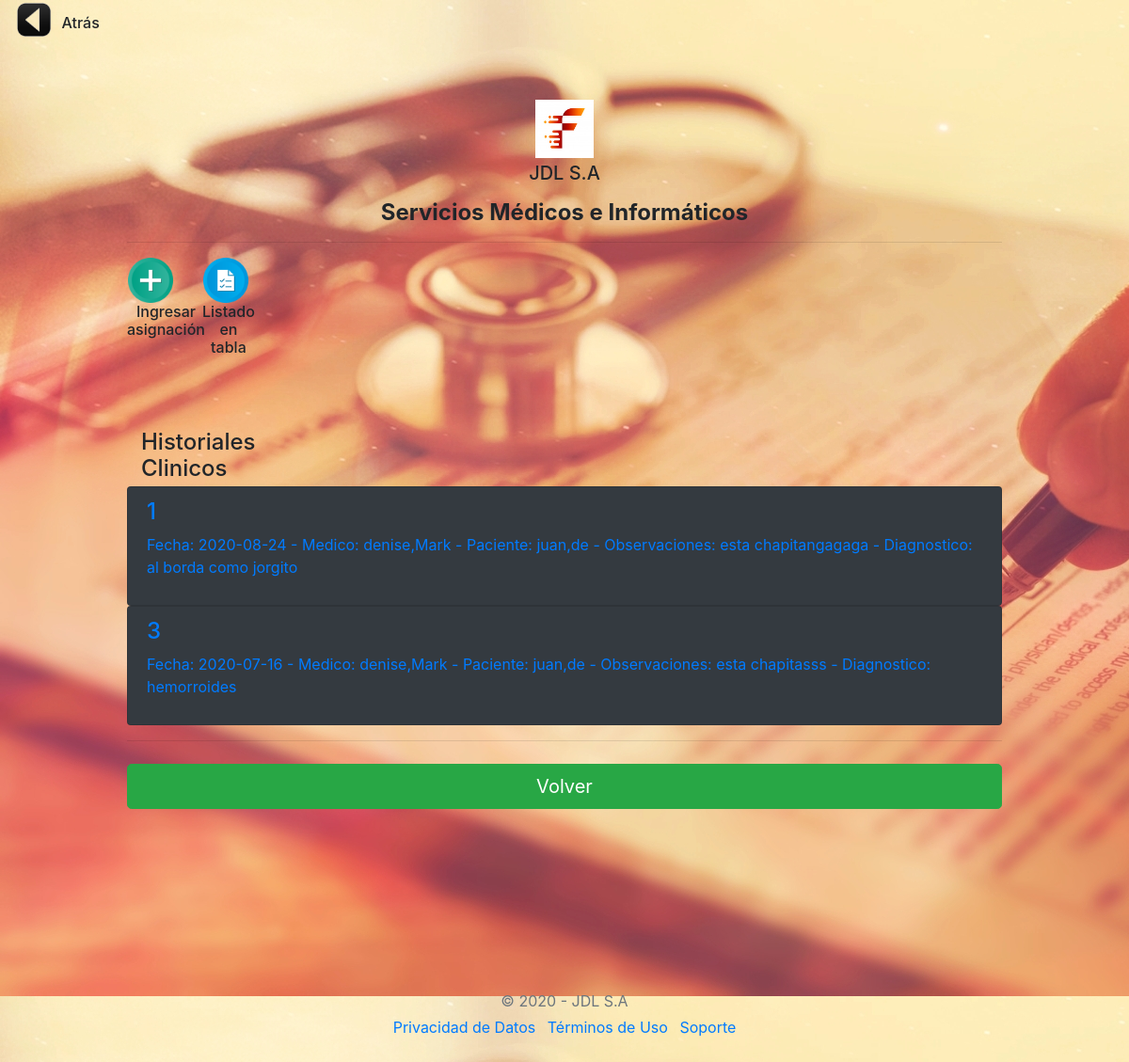
The app's page /historiales/index.php with its own data.
### tables this page shows
CREATE TABLE `historiales` (
  `id_historial` int(8) NOT NULL,
  `fecha_historial` date DEFAULT NULL,
  `clinico_historial` varchar(50) DEFAULT NULL,
  `paciente_historial` varchar(50) DEFAULT NULL,
  `observacion_historial` varchar(200) DEFAULT NULL,
  `diagnostico_historial` varchar(200) DEFAULT NULL
);

### historiales/index.php (the view, shortened to what this page needs)
<!doctype html>
<html>
  <head>
	 <link rel="stylesheet" href="https://stackpath.bootstrapcdn.com/bootstrap/4.5.0/css/bootstrap.min.css">
  </head>
    <link href="form-validation.css" rel="stylesheet">
  </head>
  <body background="../img/historial.jpg">
  <div class="col-md"><h2>
		<img border="0" src="../img/atras.png" width="42" height="42" title="Volver al menú"
		onclick=location.href='../panel/'; onKeyPress=location.href='../panel/'; style='cursor:pointer';/>
    <label for="boton_atras"><h6>Atrás</h6></label>
	</h2></div>
    <div class="container">
  <div class="py-5 text-center">
  <div class="col-md"><img class="d-block mx-auto mb-1" src="../img/jdlsa2.png" alt="" width="62" height="62"></div>
  <div class="col-md"><h5>JDL S.A</h5></div>
  <p class="lead "><h4><strong>Servicios Médicos e Informáticos</strong></h4></p>
  <hr>
  <div class="row">
    <div class="col-sm-1 "><h2>
		<img border="0" src="../img/add.png" width="48" height="48" title="Ingresar Historial"
		onclick=location.href='historiales.php'; onKeyPress=location.href='historiales.php';
		style='cursor:pointer';>
    <label for="ingresar_asignacion"><h6>Ingresar asignación</h6></label>
	</h2></div>
	<div class="col-sm-1 "><h2>
		<img border="0" src="../img/check.png" width="48" height="48" title="Listado"
		onclick=location.href='listado.php'; onKeyPress=location.href='listado.php';
		style='cursor:pointer';>
    <label for="listado_tabla"><h6>Listado en tabla</h6></label>
	</h2></div>
    <div class="col-sm-2"><h2></h2></div>
    </div>
  </div>
    <div class="col-sm-3">
      <h4 class="mb-1">Historiales Clinicos</h4>
	</div>
<?php
   require "../conexion.php";
    $sql = "SELECT * from historiales order by id_historial";
	$query = $mysqli->query($sql);
	while($resultado = $query->fetch_assoc()) {
        $historiales[] = $resultado;
    }
?>
        <div class="list-group">
			<?php
				$long = count($historiales);
				for($i=0; $i< $long; $i++){
				?>
		<div class="list-group">
				<a 	<?php echo "href=modifica.php?id_historial=".$historiales[$i]['id_historial'];?>
						 class="list-group-item bg-dark">
				<h4 class="list-group-item-heading"> <?php echo $historiales[$i]['id_historial'] ."";?> </h4>
				<p class="list-group-item-text"><?php 	echo "Fecha: " . $historiales[$i]['fecha_historial'] ." - Medico: ";
                            echo $historiales[$i]['clinico_historial'] ." - Paciente: ";
                            echo $historiales[$i]['paciente_historial'] ." - Observaciones: ";
                            echo $historiales[$i]['observacion_historial'] ." - Diagnostico: ";
                            echo $historiales[$i]['diagnostico_historial'] ."";
														?></p>
				</a>	</div>
	<?php  } ?>
		</div>
        <a href="../panel/">	 <hr class="mb-4">
        <button class="btn btn-success btn-lg btn-block" type="submit">Volver</button>
  <footer class="my-5 pt-5 text-muted text-center text-small"></a>
    </div>
  <footer class="my-5 pt-5 text-muted text-center text-small">
    <p class="mb-1">&copy; 2020 - JDL S.A</p>
   <ul class="list-inline">
      <li class="list-inline-item"><a href="#">Privacidad de Datos</a></li>
      <li class="list-inline-item"><a href="#">Términos de Uso</a></li>
      <li class="list-inline-item"><a href="#">Soporte</a></li>
    </ul>
  </footer>
</body>
</html>

### js/form-validation.css (style rules this page uses)
.container { max-width: 960px; }

### records on screen
historiales: id_historial "1", fecha_historial "2020-08-24", clinico_historial "denise,Mark", paciente_historial "juan,de", observacion_historial "esta chapitangagaga", diagnostico_historial "al borda como jorgito"
historiales: id_historial "3", fecha_historial "2020-07-16", clinico_historial "denise,Mark", paciente_historial "juan,de", observacion_historial "esta chapitasss", diagnostico_historial "hemorroides"
